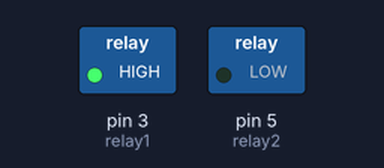
The sketch below on a simulated Arduino Uno, built with avr-gcc and run on an emulated ATmega328P. On the bench: switched loads named in the sketch (green lamp = pin HIGH).

Above: at 3.0 s.
At 11.0 s:
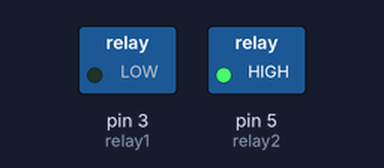
At 15.0 s:
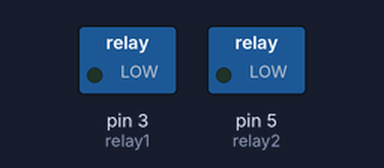
Timing chart, 0 to 20.8 s (numbered marks = the images above):
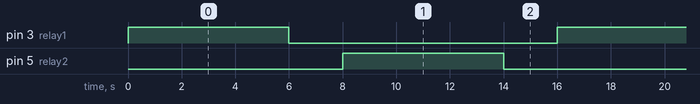

Measured:
- by itself, pin 3 (relay1), pin 5 (relay2): alternates HIGH for 6.0 s and LOW for 10.0 s
- by itself, everything shown: repeats every 16.0 s, in 4 steps

The sketch:

4.ino
```cpp
const int relay1=3;
const int relay2=5;

void setup()
{
  pinMode(relay1, OUTPUT);
  pinMode(relay2, OUTPUT);

}

void loop()
{
  digitalWrite(relay1, HIGH);
  delay(6000);
  digitalWrite(relay1, LOW);
  delay(2000);

  digitalWrite(relay2, HIGH);
  delay(6000);
  digitalWrite(relay2, LOW);
  delay(2000);
}
```
